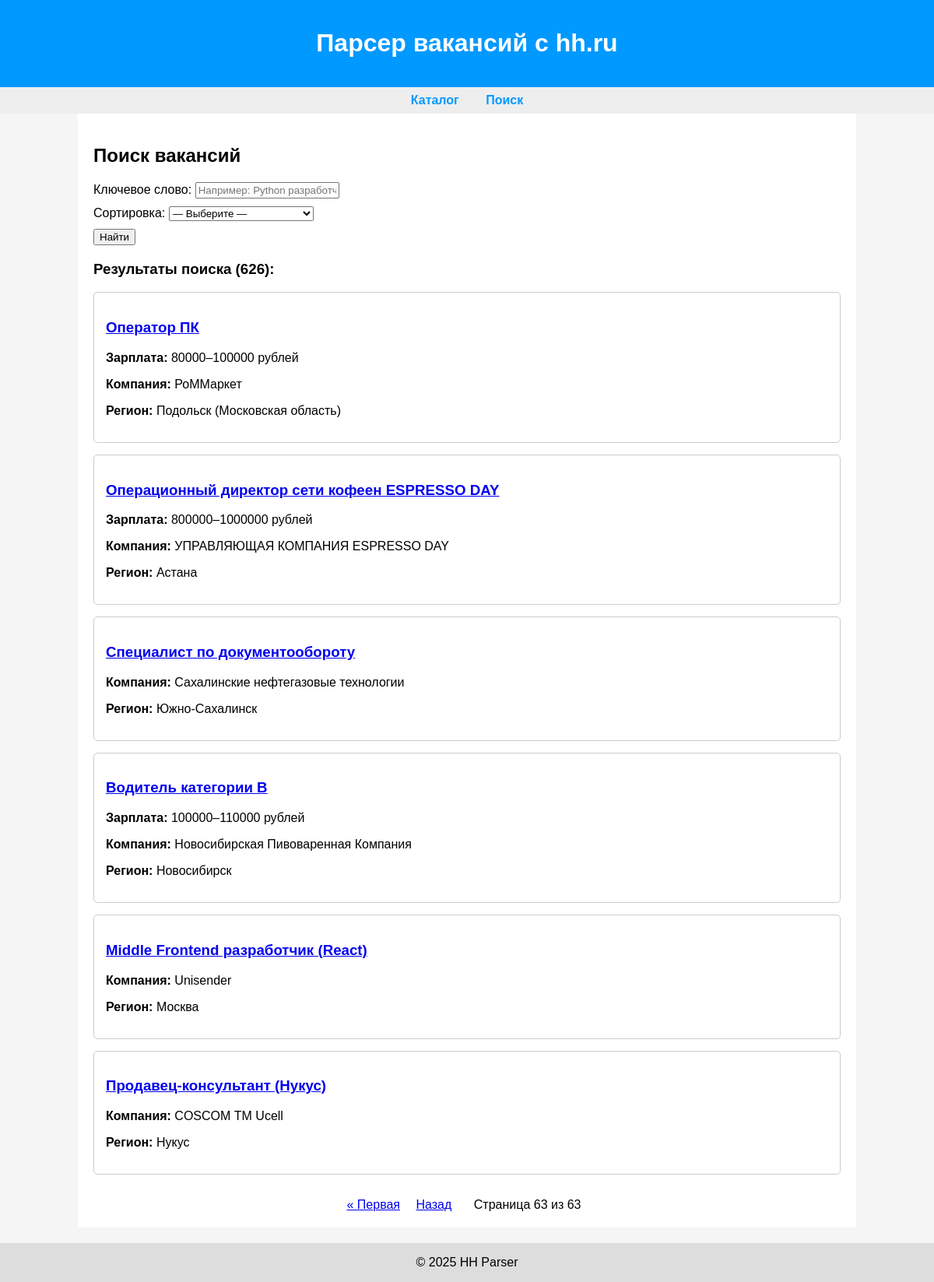
The page /search/?page=63 on the database its author committed.
### works/models.py (models this page shows)
class Vacancies(models.Model):
    name = models.TextField()
    description = models.TextField()
    city = models.ForeignKey(
        Cities,
        on_delete=models.CASCADE,
        related_name='city'
    )
    category = models.ForeignKey(
        Categories,
        on_delete=models.CASCADE,
        related_name='category'
    )
    employer = models.ForeignKey(
        Employers,
        on_delete=models.CASCADE,
        related_name='employer'
    )
    salary_lower = models.IntegerField()
    salary_upper = models.IntegerField()

class Employers(models.Model):
    name = models.TextField()

class Cities(models.Model):
    name = models.TextField()

### works/views.py (the view)
# urls.py: path("search/", views.search_work, name="search_work")
def search_work(request):
    query = request.GET.get("q", "").strip()
    sort = request.GET.get("sort", "")
    vacancies = Vacancies.objects.select_related(
        "category", "city", "employer"
    )
    if query:
        vacancies = vacancies.filter(
            Q(name__icontains=query) | Q(description__icontains=query)
        )
    if sort == "popularity":
        vacancies = vacancies.order_by("-id")  # условно
    elif sort == "newest":
        vacancies = vacancies.order_by("-id")
    elif sort == "salary_desc":
        vacancies = vacancies.order_by("-salary_lower", "-salary_upper")
    elif sort == "salary_asc":
        vacancies = vacancies.order_by("salary_lower", "salary_upper")
    vacancies_count = vacancies.count()
    paginator = Paginator(vacancies, ELEMENTS_ON_PAGES)
    page_number = request.GET.get("page")
    try:
        vacancies = paginator.page(page_number)
    except PageNotAnInteger:
        vacancies = paginator.page(1)
    except EmptyPage:
        vacancies = paginator.page(paginator.num_pages)
    return render(request, "works/search.html", {
        "vacancies": vacancies,
        "vacancies_count": vacancies_count,
        "query": query,
        "sort": sort,
    })

### templates/works/search.html (shortened to what this page needs)
{% extends 'base.html' %}
{% block content %}
    <h2>Поиск вакансий</h2>
    <form method="get" style="margin-bottom: 20px;">
        <div>
            <label for="query">Ключевое слово:</label>
            <input type="text" name="q" id="query" value="{{ query|default:'' }}" placeholder="Например: Python разработчик">
        </div>
        <div style="margin-top: 10px;">
            <label for="sort">Сортировка:</label>
            <select name="sort" id="sort">
                <option value="">— Выберите —</option>
            </select>
        </div>
        <div style="margin-top: 10px;">
            <button type="submit">Найти</button>
        </div>
    </form>
    {% if vacancies %}
        <h3>Результаты поиска ({{ vacancies_count }}):</h3>
        {% for vacancy in vacancies %}
        <div style="border: 1px solid #ccc; padding: 15px; margin-bottom: 15px; border-radius: 5px;">
            <h3><a href="{% url 'work_detail' vacancy.id %}">{{ vacancy.name }}</a></h3>
            {% if vacancy.salary_lower %}
                <p><strong>Зарплата:</strong> {{ vacancy.salary_lower }}–{{ vacancy.salary_upper }} рублей</p>
            {% endif %}
            <p><strong>Компания:</strong> {{ vacancy.employer.name }}</p>
            <p><strong>Регион:</strong> {{ vacancy.city.name }}</p>
        </div>
        {% endfor %}
    {% elif query or sort %}
        <p>По вашему запросу "{{ query|default:'(без ключевого слова)' }}" ничего не найдено.</p>
    {% endif %}
    {% if vacancies %}
        <div style="margin-top: 30px; text-align: center;">
            {% if vacancies.has_previous %}
                <a href="?{% if query %}q={{ query|urlencode }}&{% endif %}{% if sort %}sort={{ sort }}&{% endif %}page=1"
                   style="margin: 0 8px;">&laquo; Первая</a>
                <a href="?{% if query %}q={{ query|urlencode }}&{% endif %}{% if sort %}sort={{ sort }}&{% endif %}page={{ vacancies.previous_page_number }}"
                   style="margin: 0 8px;">Назад</a>
            {% endif %}
            <span style="margin: 0 16px;">
                Страница {{ vacancies.number }} из {{ vacancies.paginator.num_pages }}
            </span>
        </div>
    {% endif %}
{% endblock %}

### templates/base.html (style rules this page uses)
body { font-family: Arial, sans-serif; margin: 0; padding: 0; background-color: #f5f5f5; }

### rows shown on the page
Vacancies: name "Оператор ПК", salary_lower "80000", salary_upper "100000", employer.name "РоММаркет", city.name "Подольск (Московская область)"
Vacancies: name "Операционный директор сети кофеен ESPRESSO DAY", salary_lower "800000", salary_upper "1000000", employer.name "УПРАВЛЯЮЩАЯ КОМПАНИЯ ESPRESSO DAY", city.name "Астана"
Vacancies: name "Специалист по документообороту", employer.name "Сахалинские нефтегазовые технологии", city.name "Южно-Сахалинск"
Vacancies: name "Водитель категории В", salary_lower "100000", salary_upper "110000", employer.name "Новосибирская Пивоваренная Компания", city.name "Новосибирск"
Vacancies: name "Middle Frontend разработчик (React)", employer.name "Unisender", city.name "Москва"
Vacancies: name "Продавец-консультант (Нукус)", employer.name "COSCOM ТМ Ucell", city.name "Нукус"

### other values the page prints
{{ vacancies_count }} "626"
{{ vacancies.number }} "63"
{{ vacancies.paginator.num_pages }} "63"
